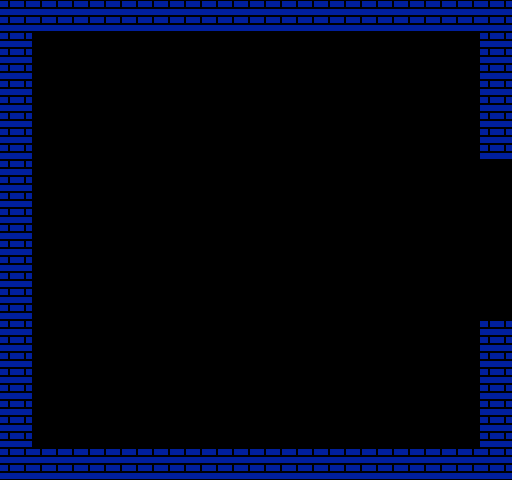

This game map was drawn from its Tiled (.tmx) file and the tilesets committed beside it. A one-line description and the full map source follow:
An orthogonal 16x15 tile map with 32x32 px tiles, 1 tile layer (Tile Layer 1).

<map version="1.9" tiledversion="1.9.2" orientation="orthogonal" renderorder="right-down" width="16" height="15" tilewidth="32" tileheight="32" infinite="0" nextlayerid="2" nextobjectid="1">
 <tileset firstgid="1" source="metatile.tsx" />
 <layer id="1" name="Tile Layer 1" width="16" height="15">
  <data encoding="csv">
2,2,2,2,2,2,2,2,2,2,2,2,2,2,2,2,
2,1,1,1,1,1,1,1,1,1,1,1,1,1,1,2,
2,1,1,1,1,1,1,1,1,1,1,1,1,1,1,2,
2,1,1,1,1,1,1,1,1,1,1,1,1,1,1,2,
2,1,1,1,1,1,1,1,1,1,1,1,1,1,1,2,
2,1,1,1,1,1,1,1,1,1,1,1,1,1,1,1,
2,1,1,1,1,1,1,1,1,1,1,1,1,1,1,1,
2,1,1,1,1,1,1,1,1,1,1,1,1,1,1,1,
2,1,1,1,1,1,1,1,1,1,1,1,1,1,1,1,
2,1,1,1,1,1,1,1,1,1,1,1,1,1,1,1,
2,1,1,1,1,1,1,1,1,1,1,1,1,1,1,2,
2,1,1,1,1,1,1,1,1,1,1,1,1,1,1,2,
2,1,1,1,1,1,1,1,1,1,1,1,1,1,1,2,
2,1,1,1,1,1,1,1,1,1,1,1,1,1,1,2,
2,2,2,2,2,2,2,2,2,2,2,2,2,2,2,2
</data>
 </layer>
</map>
